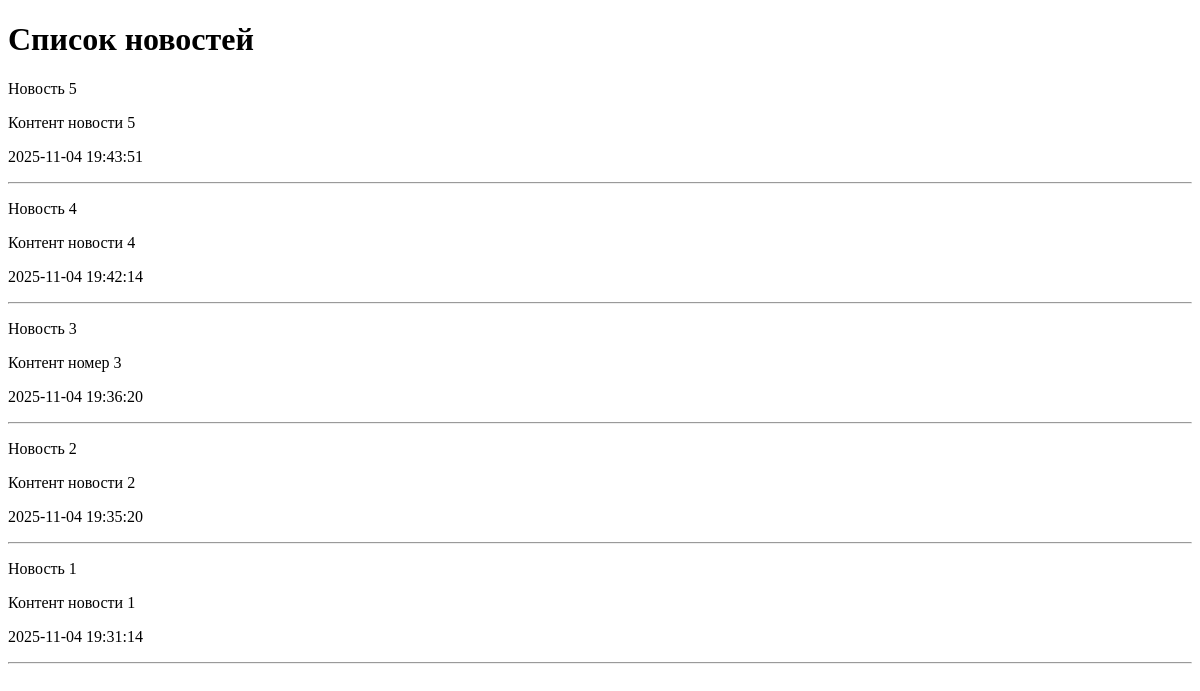
The page /news/ on the database as committed earlier.
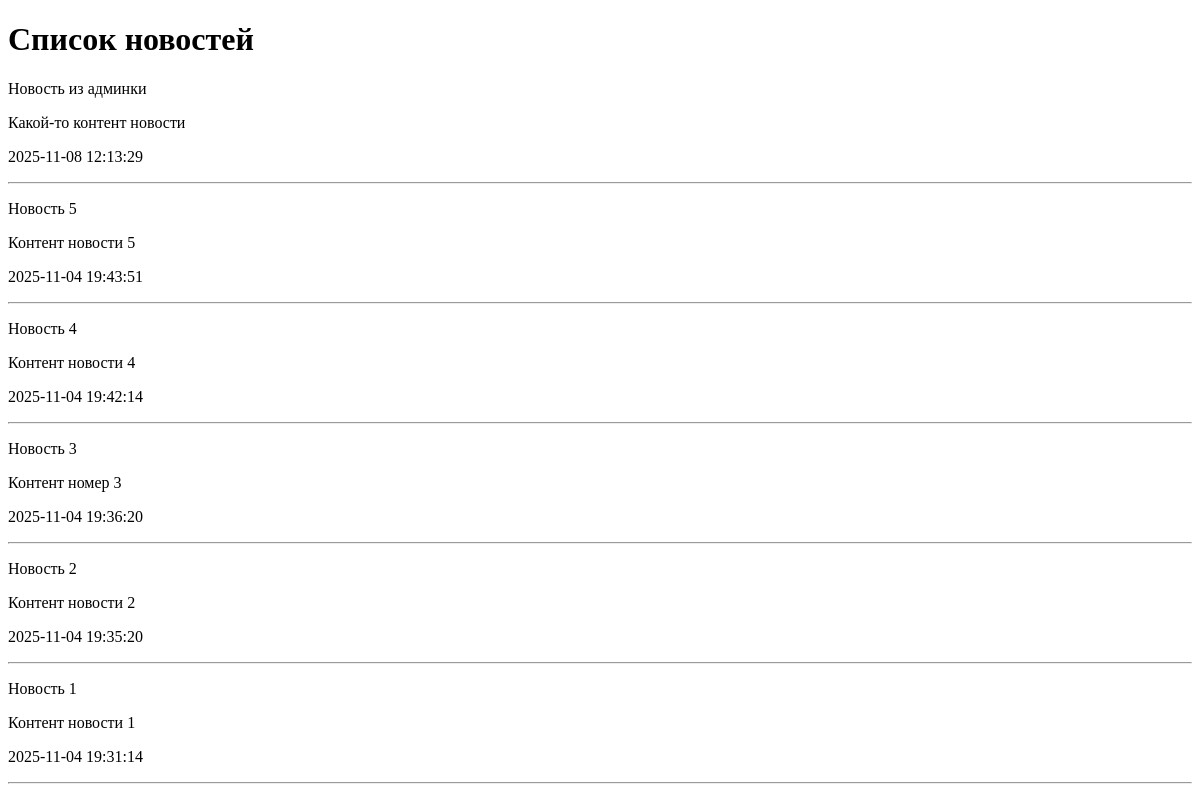
The same page on the database as committed later.
### news/models.py (models this page shows, shortened)
class News(models.Model):
    title = models.CharField(max_length=150, verbose_name='Наименование')
    content = models.TextField(blank=True, verbose_name= 'Контент')
    created_at = models.DateTimeField(auto_now_add=True, verbose_name='Дата публикации')
    updated_at = models.DateTimeField(auto_now=True, verbose_name='Обновлено')
    photo = models.ImageField(upload_to='photos/%Y/%m/%d', verbose_name='Фото', blank=True)
    is_published = models.BooleanField(default=True, verbose_name='Опубликовано')
    class Meta:
        verbose_name = 'Новость'
        verbose_name_plural = 'Новости'
        ordering = ['created_at']

### news/views.py (the view)
# urls.py: path('', index),
def index(request):
    news = News.objects.order_by('-created_at')
    context = {
        'news': news,
        'title': 'Список новостей'
    }
    return render(request, template_name = 'news/index.html',context=context)

### news/templates/news/index.html (shortened to what this page needs)
<!DOCTYPE html>
<html lang ="en">
<head>
</head>
<body>
<h1>{{title}}</h1>
{% for item in news %}
    <div>
        <p>{{item.title}}</p>
        <p>{{item.content}}</p>
        <p>{{item.created_at|date:"Y-m-d H:i:s"}}</p>
    </div>
<hr>
{% endfor %}
</body>
</html>

Rows that differ between the two databases and show on the page:
added News: title "Новость из админки", content "Какой-то контент новости", created_at "2025-11-08 12:13:29"
